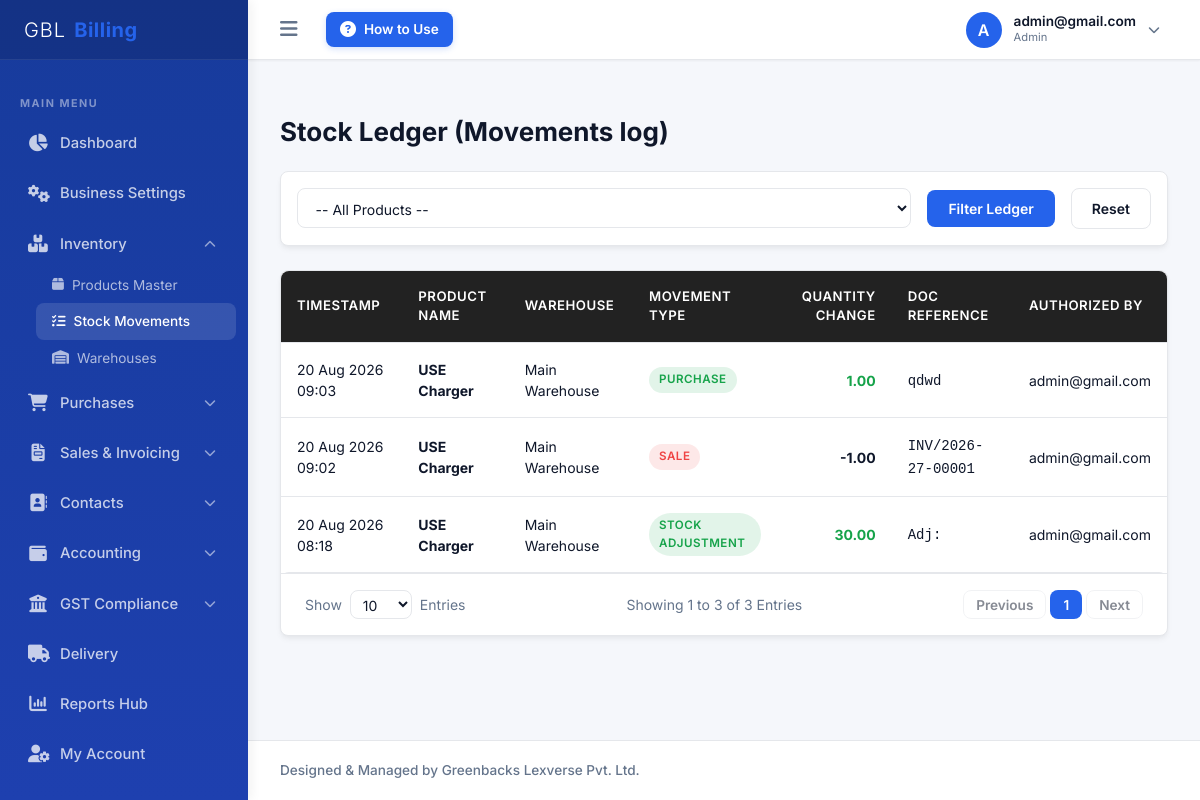
The page /company/stock-ledger/ (signed in) on the database its author committed.
### billing/models.py (models this page shows, shortened)
class CustomUser(AbstractUser):
    ROLE_CHOICES = [
        ('SUPERADMIN', 'System Superadmin'),  # For Admin Panel Owner
        ('ADMIN', 'Company Admin'),           # Company Owner
        ('ACCOUNTANT', 'Accountant'),
        ('BILLING_STAFF', 'Billing Staff'),
        ('SALES_STAFF', 'Sales Staff'),
        ('INVENTORY_STAFF', 'Inventory Staff'),
    ]
    company = models.ForeignKey(Company, on_delete=models.CASCADE, null=True, blank=True, related_name='users')
    role = models.CharField(max_length=20, choices=ROLE_CHOICES, default='ADMIN')
    mobile = models.CharField(max_length=15, blank=True, null=True)
    profile_photo = models.ImageField(upload_to='profile_photos/', blank=True, null=True)
    updated_at = models.DateTimeField(auto_now=True, null=True)
    def get_profile_photo_url(self):
        if self.profile_photo:
            try:
                timestamp = int(self.updated_at.timestamp()) if self.updated_at else 1
                return f"{self.profile_photo.url}?v={timestamp}"
            except Exception:
                return self.profile_photo.url
        return None

class StockMovement(models.Model):
    TYPES = [
        ('OPENING', 'Opening Stock'),
        ('PURCHASE', 'Purchase'),
        ('SALE', 'Sale'),
        ('SALES_RETURN', 'Sales Return'),
        ('PURCHASE_RETURN', 'Purchase Return'),
        ('ADJUSTMENT', 'Stock Adjustment'),
        ('TRANSFER_IN', 'Warehouse Stock Transfer (In)'),
        ('TRANSFER_OUT', 'Warehouse Stock Transfer (Out)'),
        ('DAMAGE', 'Damage / Waste'),
        ('EXPIRY', 'Expired Stock'),
    ]
    company = models.ForeignKey(Company, on_delete=models.CASCADE)
    product = models.ForeignKey(Product, on_delete=models.CASCADE, related_name='stock_movements')
    warehouse = models.ForeignKey(Warehouse, on_delete=models.CASCADE, related_name='stock_movements')
    quantity = models.DecimalField(max_digits=12, decimal_places=2)  # Positive for additions, negative for reductions
    movement_type = models.CharField(max_length=20, choices=TYPES)
    reference_id = models.IntegerField(blank=True, null=True)  # Links to related Invoice ID, PurchaseBill ID, etc.
    reference_no = models.CharField(max_length=100, blank=True, null=True)  # Document number e.g., INV-001
    created_at = models.DateTimeField(auto_now_add=True)
    created_by = models.ForeignKey(CustomUser, on_delete=models.SET_NULL, null=True)

class Product(models.Model):
    TYPES = [('GOODS', 'Goods'), ('SERVICES', 'Services')]
    company = models.ForeignKey(Company, on_delete=models.CASCADE)
    name = models.CharField(max_length=200)
    product_type = models.CharField(max_length=10, choices=TYPES, default='GOODS')
    sku = models.CharField(max_length=100, blank=True, null=True)
    barcode = models.CharField(max_length=100, blank=True, null=True)
    category = models.ForeignKey(Category, on_delete=models.SET_NULL, null=True, blank=True)
    brand = models.ForeignKey(Brand, on_delete=models.SET_NULL, null=True, blank=True)
    hsn_sac = models.ForeignKey(HSNSACMaster, on_delete=models.SET_NULL, null=True, blank=True)
    unit = models.ForeignKey(Unit, on_delete=models.SET_NULL, null=True, blank=True)
    description = models.TextField(blank=True, null=True)
    image = models.ImageField(upload_to='products/', blank=True, null=True)
    purchase_price = models.DecimalField(max_digits=12, decimal_places=2, default=Decimal('0.00'))
    selling_price = models.DecimalField(max_digits=12, decimal_places=2, default=Decimal('0.00'))
    mrp = models.DecimalField(max_digits=12, decimal_places=2, default=Decimal('0.00'))
    wholesale_price = models.DecimalField(max_digits=12, decimal_places=2, default=Decimal('0.00'))
    retail_price = models.DecimalField(max_digits=12, decimal_places=2, default=Decimal('0.00'))
    min_selling_price = models.DecimalField(max_digits=12, decimal_places=2, default=Decimal('0.00'))
    tax_inclusive = models.BooleanField(default=False)
    track_inventory = models.BooleanField(default=True)
    allow_negative_stock = models.BooleanField(default=False)
    current_stock = models.DecimalField(max_digits=12, decimal_places=2, default=Decimal('0.00'))
    min_stock = models.DecimalField(max_digits=12, decimal_places=2, default=Decimal('0.00'))
    max_stock = models.DecimalField(max_digits=12, decimal_places=2, default=Decimal('0.00'))
    is_active = models.BooleanField(default=True)
    created_at = models.DateTimeField(auto_now_add=True)

class Warehouse(models.Model):
    company = models.ForeignKey(Company, on_delete=models.CASCADE)
    name = models.CharField(max_length=100)
    code = models.CharField(max_length=20)
    address = models.TextField(blank=True, null=True)
    manager = models.CharField(max_length=100, blank=True, null=True)
    contact = models.CharField(max_length=15, blank=True, null=True)
    is_active = models.BooleanField(default=True)

### billing/views.py (the view)
# urls.py: path('company/stock-ledger/', views.StockLedgerView.as_view(), name='stock_ledger'),
class StockLedgerView(CompanyRequiredMixin, CompanyQuerySetMixin, PaginationMixin, ListView):
    model = StockMovement
    template_name = 'company/stock_ledger.html'
    context_object_name = 'movements'
    def get_queryset(self):
        qs = super().get_queryset().order_by('-created_at')
        product_id = self.request.GET.get('product')
        if product_id:
            qs = qs.filter(product_id=product_id)
        return qs
    def get_context_data(self, **kwargs):
        context = super().get_context_data(**kwargs)
        context['products'] = Product.objects.filter(company=self.request.user.company)
        return context

### billing/context_processors.py (called while the page is built)
def global_gst_states(request):
    return {
        'indian_states': INDIAN_STATES_AND_UTS,
    }

### billing/mixins.py (called while the page is built)
    def dispatch(self, request, *args, **kwargs):
        if not request.user.is_authenticated:
            return self.handle_no_permission()
        if request.user.role == 'SUPERADMIN':
            raise PermissionDenied("System Superadmins cannot access Company Panel.")
        if not request.user.company or not request.user.company.is_active:
            raise PermissionDenied("You do not belong to an active business account.")
        company = request.user.company
        if company.subscription_status == 'SUSPENDED':
            raise PermissionDenied("Your business subscription is suspended. Please contact admin.")
        return super().dispatch(request, *args, **kwargs)

    def get_queryset(self):
        queryset = super().get_queryset()
        return queryset.filter(company=self.request.user.company)

    def get_paginate_by(self, queryset):
        try:
            limit = int(self.request.GET.get('entries', 10))
            if limit in [10, 25, 50, 100]:
                return limit
        except (ValueError, TypeError):
            pass
        return 10

    def get_context_data(self, **kwargs):
        context = super().get_context_data(**kwargs)
        context['entries'] = self.request.GET.get('entries', '10')
        return context

### templates/company/stock_ledger.html (shortened to what this page needs)
{% extends 'base_company.html' %}
{% block sub_stock_ledger %}sub-item-active{% endblock %}
{% block content %}
<div class="page-header">
    <h1 class="page-title">Stock Ledger (Movements log)</h1>
</div>
<div class="card-container" style="margin-bottom: 1.5rem;">
    <div class="card-body" style="padding: 1rem;">
        <form method="GET" style="display: flex; gap: 1rem; align-items: center;">
            <div style="flex-grow: 1;">
                <select name="product" class="form-control">
                    <option value="">-- All Products --</option>
                </select>
            </div>
            <button type="submit" class="btn btn-primary">Filter Ledger</button>
            <a href="{% url 'stock_ledger' %}" class="btn btn-secondary">Reset</a>
        </form>
    </div>
</div>
<div class="table-container-ajax" id="table-container">
<div class="card-container">
    <div class="table-responsive">
        <table class="custom-table">
            <thead>
                <tr>
                    <th>Timestamp</th>
                    <th>Product Name</th>
                    <th>Warehouse</th>
                    <th>Movement Type</th>
                    <th style="text-align: right;">Quantity change</th>
                    <th>Doc Reference</th>
                    <th>Authorized By</th>
                </tr>
            </thead>
            <tbody>
                {% for movement in movements %}
                    <tr>
                        <td>{{ movement.created_at|date:"d M Y H:i" }}</td>
                        <td><strong>{{ movement.product.name }}</strong></td>
                        <td>{{ movement.warehouse.name }}</td>
                        <td>
                            <span class="badge {% if movement.quantity > 0 %}badge-success{% else %}badge-danger{% endif %}">
                                {{ movement.get_movement_type_display }}
                            </span>
                        </td>
                        <td style="text-align: right; font-weight: 700; {% if movement.quantity > 0 %}color: var(--success);{% else %}color: var(--destructive);{% endif %}">
                            {{ movement.quantity }}
                        </td>
                        <td><code>{{ movement.reference_no|default:"-" }}</code></td>
                        <td>{{ movement.created_by.username }}</td>
                    </tr>
                {% empty %}
                    <tr>
                        <td colspan="7" style="text-align: center; color: var(--muted-foreground); padding: 2rem;">No stock movements logged.</td>
                    </tr>
                {% endfor %}
            </tbody>
        </table>
    </div>
    {% include 'common_pagination.html' %}
</div>
</div>
{% endblock %}

### templates/base.html (shortened to what this page needs)
{% load static %}
<!DOCTYPE html>
<html lang="en">
<head>
    <link href="https://cdnjs.cloudflare.com/ajax/libs/font-awesome/6.4.0/css/all.min.css" rel="stylesheet">
    <link rel="stylesheet" href="{% static 'css/styles.css' %}">
</head>
<body>
    <div class="app-container">
        <aside class="sidebar" id="sidebar">
            <div class="sidebar-header">
                <div class="sidebar-logo">
                    <span style="color: #ffffff; font-weight: 300; letter-spacing: 1px;">GBL</span><span style="color: #2563eb; font-weight: 700; letter-spacing: 0.5px;">Billing</span>
                </div>
            </div>
            <ul class="sidebar-menu">
                {% block sidebar_menu %}{% endblock %}
            </ul>
        </aside>
        <div class="main-wrapper">
            <header class="app-header">
                <div class="header-left">
                    <button type="button" class="toggle-sidebar-btn" id="toggle-sidebar" onclick="toggleAppSidebar(event)" title="Toggle Sidebar">
                        <i class="fa-solid fa-bars"></i>
                    </button>
                    <a href="{% url 'how_to_use' %}" class="btn-how-to-use" title="How to Use - User Guide">
                        <i class="fa-solid fa-circle-question"></i>
                        <span>How to Use</span>
                    </a>
                </div>
                <div class="header-right">
                    <div class="profile-trigger-container" id="profile-area">
                        <div class="user-profile" id="profile-btn">
                            <div class="user-avatar" id="header-user-avatar-box">
                                {% if request.user.get_profile_photo_url %}
                                    <img id="header-user-avatar" src="{{ request.user.get_profile_photo_url }}" alt="Profile" style="width: 100%; height: 100%; object-fit: cover; border-radius: 50%;">
                                {% else %}
                                    <span id="header-user-initial">{{ request.user.username|slice:":1"|upper }}</span>
                                {% endif %}
                            </div>
                            <div class="user-info-text">
                                <div style="font-size: 0.85rem; font-weight: 600; line-height: 1.2;">{{ request.user.username }}</div>
                                <div style="font-size: 0.7rem; color: var(--muted); text-transform: capitalize;">{{ request.user.role|lower }}</div>
                            </div>
                            <i class="fa-solid fa-chevron-down dropdown-arrow"></i>
                        </div>
                    </div>
                </div>
            </header>
            <main class="content-body">
                {% block content %}{% endblock %}
            </main>
            <footer class="app-footer">
                <div style="font-size: 0.85rem; font-weight: 500;">Designed & Managed by Greenbacks Lexverse Pvt. Ltd.</div>
            </footer>
        </div>
    </div>
</body>
</html>

### rows shown on the page
CustomUser: user.username "A", user.username "admin@gmail.com", user.role "Admin"
StockMovement: created_at "20 Aug 2026 09:03", product.name "USE Charger", warehouse.name "Main Warehouse", movement_type "PURCHASE", quantity "1.00", reference_no "qdwd", created_by.username "admin@gmail.com"
StockMovement: created_at "20 Aug 2026 09:02", product.name "USE Charger", warehouse.name "Main Warehouse", movement_type "SALE", quantity "-1.00", reference_no "INV/2026-27-00001", created_by.username "admin@gmail.com"
StockMovement: created_at "20 Aug 2026 08:18", product.name "USE Charger", warehouse.name "Main Warehouse", movement_type "STOCK ADJUSTMENT", quantity "30.00", reference_no "Adj:", created_by.username "admin@gmail.com"

### other values the page prints
{{ page_obj.start_index }} "1"
{{ page_obj.end_index }} "3"
{{ page_obj.paginator.count }} "3"
{{ num }} "1"
